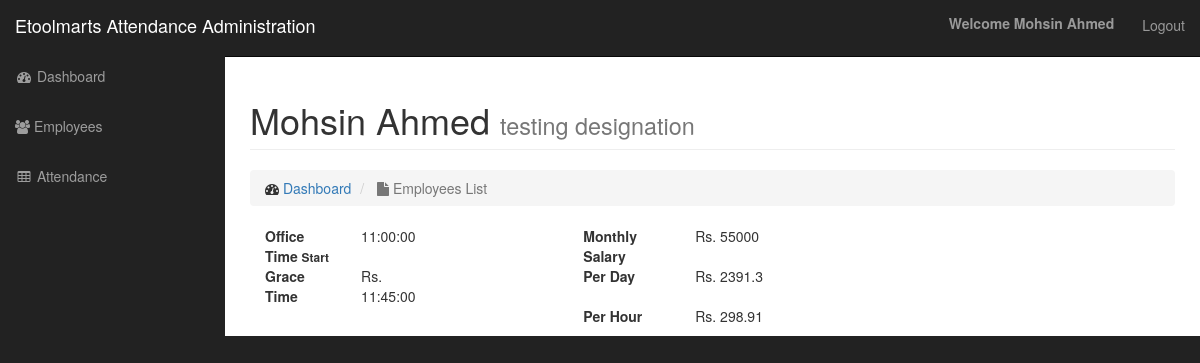
/admin/employee_detail.php?user=1 (signed in), run on the app's committed database.
### tables this page shows
CREATE TABLE `users` (
  `id` int(11) NOT NULL,
  `username` varchar(255) DEFAULT NULL,
  `users_password` varchar(255) DEFAULT NULL,
  `employee_name` varchar(255) DEFAULT NULL,
  `cal_as_per` int(11) DEFAULT NULL,
  `hours_due` int(11) DEFAULT NULL,
  `day_starttime` time NOT NULL,
  `grace_time` time DEFAULT NULL,
  `monthly_salary` float DEFAULT NULL,
  `per_day` float DEFAULT NULL,
  `per_hour` float DEFAULT NULL,
  `designation` varchar(255) DEFAULT NULL
);

### admin/includes/function.php (called while the page is built, shortened)
<?php
function db_query($query){
    global $connection;
    $db_query = mysqli_query($connection, $query);
    return $db_query;
}
function user_data($id){
    $user = mysqli_fetch_assoc(db_query("select * from users where id = $id"));
    return $user;
}

### admin/employee_detail.php (the view, shortened to what this page needs)
<?php include "includes/admin_header.php" ; ?>
<?php
if(isset($_GET['user'])) {
    $user_id = $_GET['user'];
    $user = user_data($user_id);
}
?>
    <div id="page-wrapper">
        <div class="container-fluid">
            <div class="row">
                <div class="col-lg-12">
                    <h1 class="page-header">
                        <?php echo $user['employee_name'];?>
                        <small><?php echo $user['designation'];?></small>
                    </h1>
                    <ol class="breadcrumb">
                        <li>
                            <i class="fa fa-dashboard"></i>  <a href="index.html">Dashboard</a>
                        </li>
                        <li class="active">
                            <i class="fa fa-file"></i> Employees List
                        </li>
                    </ol>
                </div>
            </div>
            <div class="row">
                <div class="col-sm-4">
                <div class="col-sm-4"><strong>Office Time <small>Start</small></strong> </div> <div class="col-sm-3"><?php echo $user['day_starttime'];?> </div>
                </div>
                <div class="col-sm-6">
                    <div class="col-sm-3"><strong>Monthly Salary</strong> </div> <div class="col-sm-3">Rs. <?php echo $user['monthly_salary'];?> </div>
                </div>
            </div>
            <div class="row">
                <div class="col-sm-4">
                    <div class="col-sm-4"><strong>Grace Time </strong></div> <div class="col-sm-3">Rs. <?php echo $user['grace_time'];?> </div>
                    </div>
                <div class="col-sm-6">
                    <div class="col-sm-3"><strong>Per Day</strong> </div> <div class="col-sm-3">Rs. <?php echo $user['per_day'];?> </div>
                </div>
            </div>
            <div class="row">
                <div class="col-sm-4">
                </div>
                <div class="col-sm-6">
                    <div class="col-sm-3"><strong>Per Hour</strong> </div> <div class="col-sm-3">Rs. <?php echo $user['per_hour'];?> </div>
                </div>
            </div>
        </div>
    </div>
<?php include "includes/admin_footer.php" ; ?>

### admin/css/sb-admin.css (style rules this page uses)
body { margin-top: 100px; background-color: #222; }
@media (min-width:768px) { body { margin-top: 50px; } }
#page-wrapper { width: 100%; padding: 0; background-color: #fff; }
@media (min-width:768px) { #page-wrapper { padding: 10px; } }

### data on the page
users: employee_name "Mohsin Ahmed", designation "testing designation", day_starttime "11:00:00", monthly_salary "55000", grace_time "11:45:00", per_day "2391.3", per_hour "298.91"

### other printed values
$_SESSION['employee_name'] "Mohsin Ahmed"
